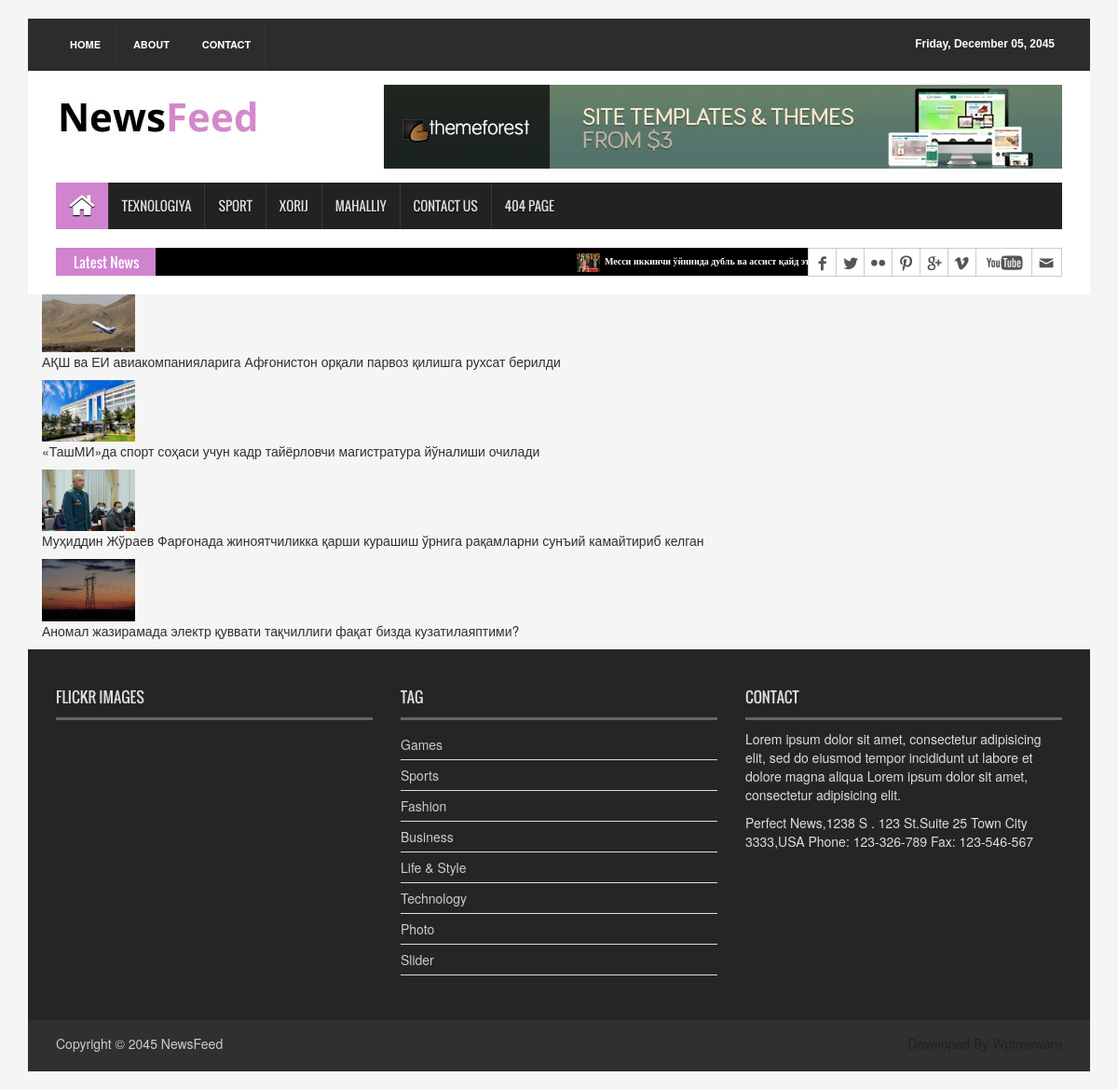
The app's page /local/ with its own data.
### news_app/models.py (models this page shows, shortened)
class News(models.Model):
    class Status(models.TextChoices):
        Draft = "DF","Draft"
        Published = "PB","Publish"
    title = models.CharField(max_length=250)
    slug = models.CharField(max_length=250)
    body = models.TextField()
    image = models.ImageField(upload_to='news/images')
    category = models.ForeignKey(Category,models.CASCADE)
    published_time = models.DateTimeField(default=timezone.now)
    created_time = models.DateTimeField(auto_now_add=True)
    updated_time = models.DateTimeField(auto_now=True)
    status = models.CharField(max_length=2,choices=Status.choices,default=Status.Draft)
    objects = models.Manager()
    publish = PublishManager()
    class Meta:
        ordering = ['-published_time']
    def get_absolute_url(self):
        return reverse('news_detail_page',args=[self.slug])

### news_app/views.py (the view)
# urls.py: path('local/',localNews.as_view(),name="local_page"),
class localNews(ListView):
    model = News
    template_name = 'news/mahalliy.html'
    context_object_name = 'mahalliy_news'
    def get_queryset(self):
        news = self.model.publish.all().filter(category__name="mahalliy")
        return news

### news_app/context.py (called while the page is built)
def lastest(request):
    context = {
        'lastest_news':News.publish.all().order_by('-published_time')[:10]
    }
    return context

### news_app/models.py (called while the page is built)
    def get_queryset(self):
        return super().get_queryset().filter(status=News.Status.Published)

### templates/news/mahalliy.html (shortened to what this page needs)
{% extends 'news/base.html' %}
{% load static %}
{% block content %}
<div class="container">
    <div class="row">
        {% for news in mahalliy_news %}
        <a href="{{news.get_absolute_url}}">
                    <div class="col-sm-8">
            <img src="{{ news.image.url }}" alt="{{ news.title }}" width="100">
            <p>{{ news.title }}</p>
        </div>
        </a>
        {% endfor %}
    </div>
</div>
{% endblock content %}

### templates/news/base.html (shortened to what this page needs)
{% load static %}
<!DOCTYPE html>
<html>
<head>
<link rel="stylesheet" type="text/css" href="{% static 'css/bootstrap.min.css' %}">
<link rel="stylesheet" type="text/css" href="{% static 'css/font-awesome.min.css' %}">
<link rel="stylesheet" type="text/css" href="{% static 'css/animate.css' %}">
<link rel="stylesheet" type="text/css" href="{% static 'css/font.css' %}">
<link rel="stylesheet" type="text/css" href="{% static 'css/li-scroller.css' %}">
<link rel="stylesheet" type="text/css" href="{% static 'css/slick.css' %}">
<link rel="stylesheet" type="text/css" href="{% static 'css/jquery.fancybox.css' %}">
<link rel="stylesheet" type="text/css" href="{% static 'css/theme.css' %}">
<link rel="stylesheet" type="text/css" href="{% static 'css/style.css' %}">
</head>
<body>
<div class="container">
  <header id="header">
    <div class="row">
      <div class="col-lg-12 col-md-12 col-sm-12">
        <div class="header_top">
          <div class="header_top_left">
            <ul class="top_nav">
              <li><a href="{% url 'home_page' %}">Home</a></li>
              <li><a href="#">About</a></li>
              <li><a href="{% url 'contact-page' %}">Contact</a></li>
            </ul>
          </div>
          <div class="header_top_right">
            <p>Friday, December 05, 2045</p>
          </div>
        </div>
      </div>
      <div class="col-lg-12 col-md-12 col-sm-12">
        <div class="header_bottom">
          <div class="logo_area"><a href="index.html" class="logo"><img src="{% static 'images/logo.jpg' %}" alt=""></a></div>
          <div class="add_banner"><a href="#"><img src="{% static 'images/addbanner_728x90_V1.jpg' %}" alt=""></a></div>
        </div>
      </div>
    </div>
  </header>
  <section id="navArea">
    <nav class="navbar navbar-inverse" role="navigation">
      <div id="navbar" class="navbar-collapse collapse">
        <ul class="nav navbar-nav main_nav">
          <li class="active"><a href="{% url 'home_page' %}"><span class="fa fa-home desktop-home"></span><span class="mobile-show">Barchasi</span></a></li>
          <li><a href="{% url 'texno_page' %}">Texnologiya</a></li>
          <li><a href="{% url 'sport_page' %}">Sport</a></li>
          <li><a href="{% url 'xorij_page' %}">Xorij</a></li>
           <li><a href="{% url 'local_page' %}">Mahalliy</a></li>
          <li><a href="{% url 'contact-page' %}">Contact Us</a></li>
          <li><a href="{% url '404_page' %}">404 Page</a></li>
        </ul>
      </div>
    </nav>
  </section>
  <section id="newsSection">
    <div class="row">
      <div class="col-lg-12 col-md-12">
        <div class="latest_newsarea"> <span>Latest News</span>
          <ul id="ticker01" class="news_sticker">
            {% for news in lastest_news %}
            <li><a href="#"><img src="{{news.image.url}}" alt="">{{news.title}}</a></li>
            {% endfor %}
          </ul>
          <div class="social_area">
            <ul class="social_nav">
              <li class="facebook"><a href="#"></a></li>
              <li class="twitter"><a href="#"></a></li>
              <li class="flickr"><a href="#"></a></li>
              <li class="pinterest"><a href="#"></a></li>
              <li class="googleplus"><a href="#"></a></li>
              <li class="vimeo"><a href="#"></a></li>
              <li class="youtube"><a href="#"></a></li>
              <li class="mail"><a href="#"></a></li>
            </ul>
          </div>
        </div>
      </div>
    </div>
  </section>
    {% block content %}
    {% endblock content %}
  <footer id="footer">
    <div class="footer_top">
      <div class="row">
        <div class="col-lg-4 col-md-4 col-sm-4">
          <div class="footer_widget wow fadeInLeftBig">
            <h2>Flickr Images</h2>
          </div>
        </div>
        <div class="col-lg-4 col-md-4 col-sm-4">
          <div class="footer_widget wow fadeInDown">
            <h2>Tag</h2>
            <ul class="tag_nav">
              <li><a href="#">Games</a></li>
              <li><a href="#">Sports</a></li>
              <li><a href="#">Fashion</a></li>
              <li><a href="#">Business</a></li>
              <li><a href="#">Life &amp; Style</a></li>
              <li><a href="#">Technology</a></li>
              <li><a href="#">Photo</a></li>
              <li><a href="#">Slider</a></li>
            </ul>
          </div>
        </div>
        <div class="col-lg-4 col-md-4 col-sm-4">
          <div class="footer_widget wow fadeInRightBig">
            <h2>Contact</h2>
            <p>Lorem ipsum dolor sit amet, consectetur adipisicing elit, sed do eiusmod tempor incididunt ut labore et dolore magna aliqua Lorem ipsum dolor sit amet, consectetur adipisicing elit.</p>
            <address>
            Perfect News,1238 S . 123 St.Suite 25 Town City 3333,USA Phone: 123-326-789 Fax: 123-546-567
            </address>
          </div>
        </div>
      </div>
    </div>
    <div class="footer_bottom">
      <p class="copyright">Copyright &copy; 2045 <a href="index.html">NewsFeed</a></p>
      <p class="developer">Developed By Wpfreeware</p>
    </div>
  </footer>
</div>
</body>

### static/css/li-scroller.css (style rules this page uses)
ul.newsticker { position:relative; left:750px; font:bold 10px Verdana; list-style-type:none; margin:0; padding:0 }
ul.newsticker li { float:left; margin:0; padding:0 }
ul.newsticker a { white-space:nowrap; padding:0; color:#fff; margin:0 50px 0 0 }
ul.newsticker a > img { height:20px; margin-right:5px; width:25px }

### static/css/theme.css (style rules this page uses)
.navbar-inverse .navbar-nav > .active > a, .navbar-inverse .navbar-nav > .active > a:hover, .navbar-inverse .navbar-nav > .active > a:focus { background-color:#d083cf }
.latest_newsarea span { background:none repeat scroll 0 0 #d083cf }

### records on screen
News: image (picture), title "Месси иккинчи ўйинида дубль ва ассист қайд этди"
News: image (picture), title "АҚШ ва ЕИ авиакомпанияларига Афғонистон орқали парвоз қилишга рухсат берилди"
News: image (picture), title "«ТашМИ»да спорт соҳаси учун кадр тайёрловчи магистратура йўналиши очилади"
News: image (picture), title "Муҳиддин Жўраев Фарғонада жиноятчиликка қарши курашиш ўрнига рақамларни сунъий камайтириб келган"
News: image (picture), title "Аномал жазирамада электр қуввати тақчиллиги фақат бизда кузатилаяптими?"
